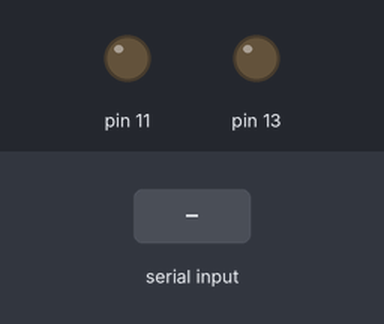
The sketch below on a simulated Arduino Uno, built with avr-gcc and run on an emulated ATmega328P. On the bench: output pins drawn as LEDs (lit = HIGH). Inputs (shaded band) come from the test bench.

Above: at 1.2 s.
1.3 s: "a" received over Serial
At 2.7 s:
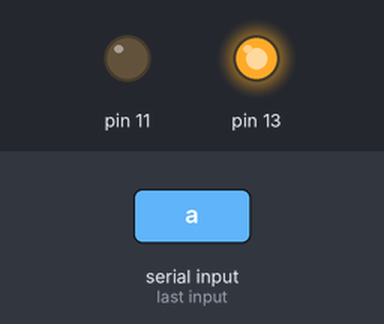
3.8 s: "b" received over Serial
At 5.8 s:
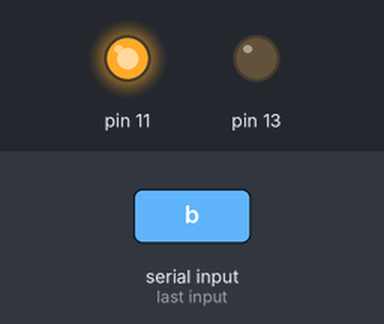
Timing chart, 0 to 7.3 s (numbered marks = the images above; inputs shaded):
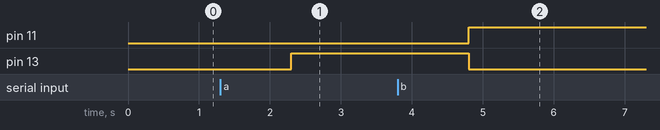

The sketch:

ch04_3.ino
```cpp
void setup() {
  Serial.begin(9600);
  pinMode(13, OUTPUT);
  pinMode(11, OUTPUT);
}
void loop() {
  if (Serial.available()) {
    String input = Serial.readString();
    if (input == "a") {
      digitalWrite(13, HIGH);
      digitalWrite(11, LOW);
    }
    if (input == "b") {
      digitalWrite(13, LOW);
      digitalWrite(11, HIGH);
    }
  }
}
```

Measured:
- after the input at 1.3 s, pin 13: LOW → HIGH after 1.0 s
- after the input at 3.8 s, pin 11: LOW → HIGH after 1.0 s; pin 13: HIGH → LOW after 1.0 s
